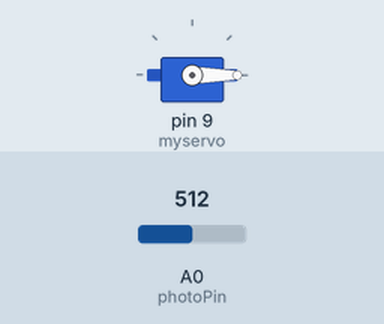
This sketch was run on a simulated Arduino Uno, built with avr-gcc and run on an emulated ATmega328P. On the bench: servo. Inputs (shaded band) come from the test bench; at power-on: A0 (photoPin) = 512.

Above: at 1.2 s.
1.3 s: A0 (photoPin) set to 716
At 1.8 s:
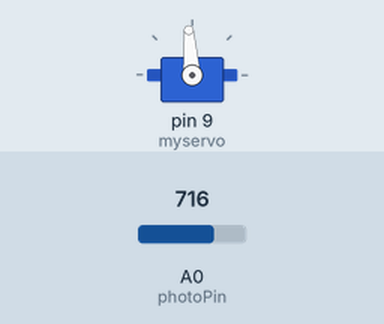
2.8 s: A0 (photoPin) set to 900
At 3.1 s:
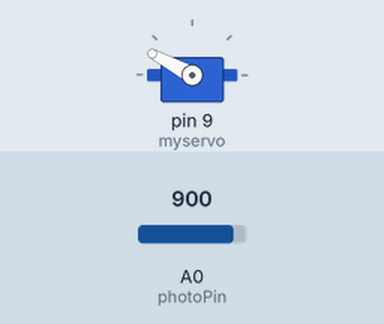
4.3 s: A0 (photoPin) set to 1023
At 5.5 s:
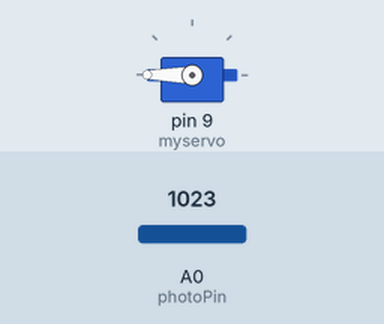
5.8 s: A0 (photoPin) set to 511
At 6.8 s:
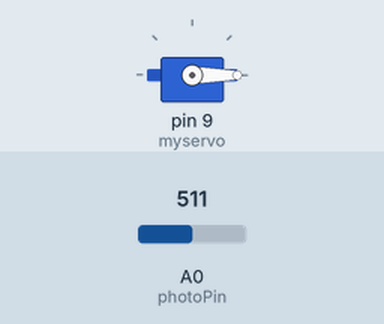
7.3 s: A0 (photoPin) set to 8
8.8 s: A0 (photoPin) set to 5
At 9.5 s:
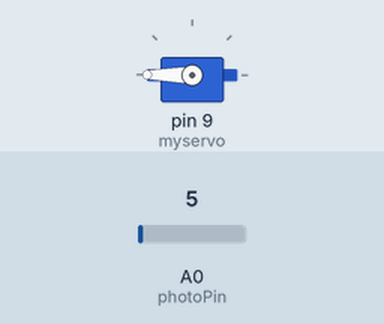
Timing chart, 0 to 11.3 s (numbered marks = the images above; inputs shaded):
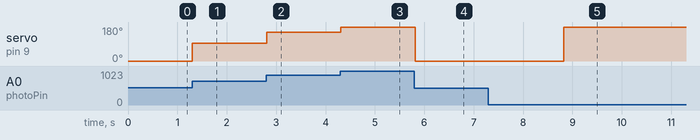

Measured:
- the behaviour switches between 7 and 6 on A0 (photoPin) (found by bisection; images 4 and 5)
- after the input at 1.3 s, servo on pin 9 (myservo): 0° → 94° at once
- after the input at 2.8 s, servo on pin 9 (myservo): 94° → 152° at once
- after the input at 4.3 s, servo on pin 9 (myservo): 152° → 180° at once
- after the input at 5.8 s, servo on pin 9 (myservo): 180° → 0° at once
- after the input at 7.3 s, every drawn part: stays the same
- after the input at 8.8 s, servo on pin 9 (myservo): 0° → 180° at once

The sketch:

Lesson31.ino
```cpp
//Tutorial 31
/*
 *  This program is free software: you can redistribute it and/or modify
 *  it under the terms of the GNU General Public License as published by
 *  the Free Software Foundation, either version 3 of the License, or
 *  (at your option) any later version.
 *
 *  This program is distributed in the hope that it will be useful,
 *  but WITHOUT ANY WARRANTY; without even the implied warranty of
 *  MERCHANTABILITY or FITNESS FOR A PARTICULAR PURPOSE.  See the
 *  GNU General Public License for more details.
 *
 *  You should have received a copy of the GNU General Public License
 *  along with this program.  If not, see <https://www.gnu.org/licenses/>.
 *
 *  Author: YK
 *
 *  If you use or modify this program, please give credit to the author
 *  where necessary, and include this copyright notice.
 */

#include <Servo.h>

const int photoPin = A0; // analog input pin connected to photoresistor
const int minResistance = 9000; // minimum resistance value in ohms
Servo myservo; // create servo object to control a servo

void setup() {
  myservo.attach(9); // attaches the servo on pin 9 to the servo object
  Serial.begin(9600); // initialize serial communication
  while(!Serial){
    delay(100);
  }
}

void loop() {
  int sensorValue = analogRead(photoPin); // read analog value from photoresistor
  float resistance = (1023 - sensorValue) * 10000.0 / sensorValue; // calculate resistance in ohms
  int servoPos = map(resistance, minResistance, 0, 0, 180); // map resistance to servo position

  myservo.write(servoPos); // set servo position
  delay(100); // wait for 100ms before reading again
}
```
